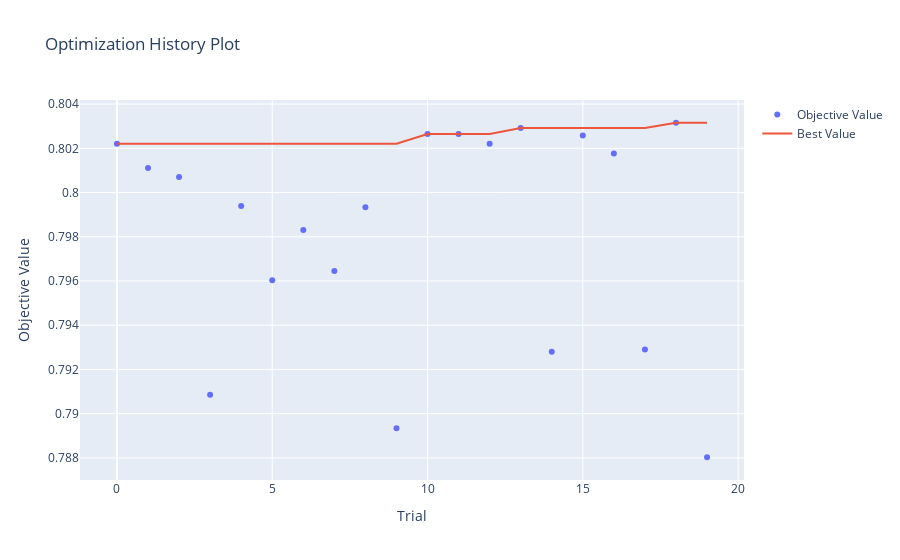

The code cell stored with this chart in its notebook:
### Code cell
# See the distribution 
optuna.visualization.plot_optimization_history(study_rfc)

### Figure 1 — Plotly figure (JSON) as saved in the notebook; plotly's stock layout.template omitted (floating-point values rounded to 4 significant figures)
{"data": [{"mode": "markers", "name": "Objective Value", "type": "scatter", "x": [0, 1, 2, 3, 4, 5, 6, 7, 8, 9, 10, 11, 12, 13, 14, 15, 16, 17, 18, 19], "y": [0.8022, 0.8011, 0.8007, 0.7909, 0.7994, 0.796, 0.7983, 0.7965, 0.7993, 0.7893, 0.8026, 0.8026, 0.8022, 0.8029, 0.7928, 0.8026, 0.8018, 0.7929, 0.8032, 0.788]}, {"mode": "lines", "name": "Best Value", "type": "scatter", "x": [0, 1, 2, 3, 4, 5, 6, 7, 8, 9, 10, 11, 12, 13, 14, 15, 16, 17, 18, 19], "y": [0.8022, 0.8022, 0.8022, 0.8022, 0.8022, 0.8022, 0.8022, 0.8022, 0.8022, 0.8022, 0.8026, 0.8026, 0.8026, 0.8029, 0.8029, 0.8029, 0.8029, 0.8029, 0.8032, 0.8032]}, {"marker": {"color": "#cccccc"}, "mode": "markers", "name": "Infeasible Trial", "showlegend": false, "type": "scatter", "x": [], "y": []}], "layout": {"title": {"text": "Optimization History Plot"}, "xaxis": {"title": {"text": "Trial"}}, "yaxis": {"title": {"text": "Objective Value"}}}}
